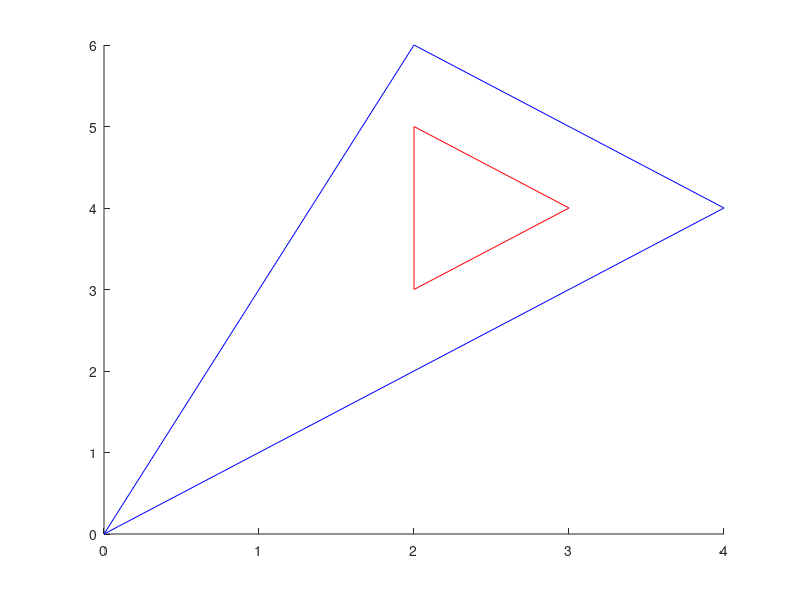

Here is the MATLAB script that generated this plot:
x = [2,2,3]; 
y = [5,3,4];
P1 = [x;y]';

x = [0,4,2];
y = [0,4,6];
P2 = [x;y]';

line([P1(:,1)' P1(1,1)],[P1(:,2)' P1(1,2)],'Color','r')
line([P2(:,1)' P2(1,1)],[P2(:,2)' P2(1,2)],'Color','b')